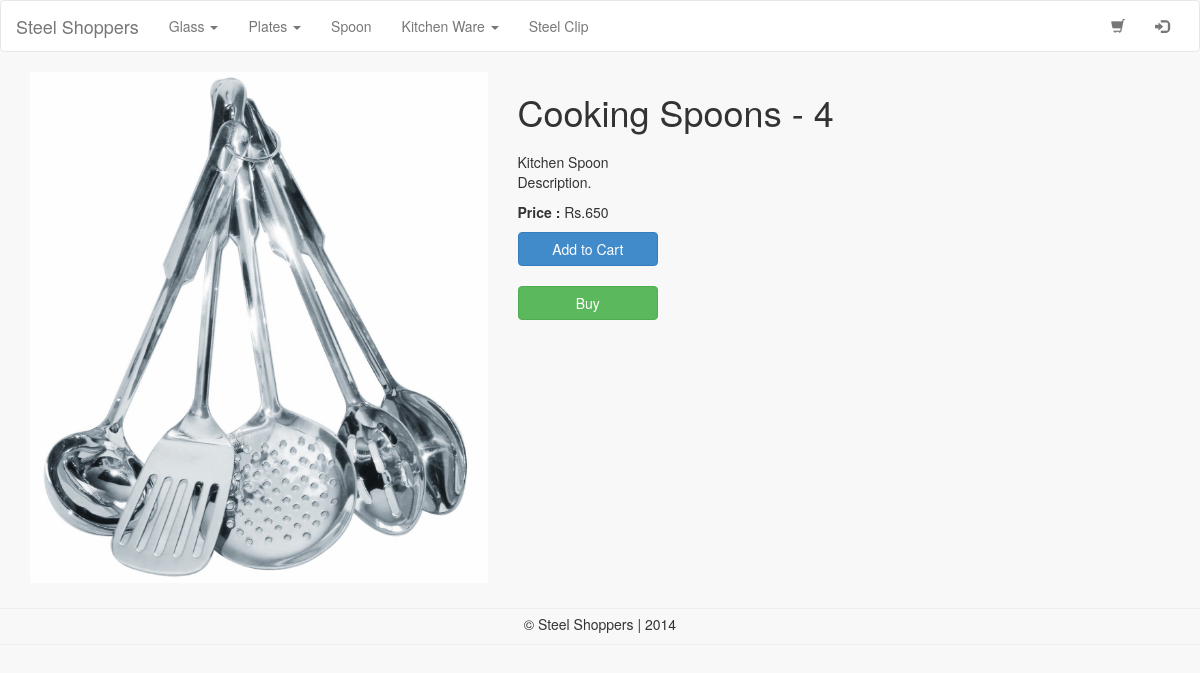
Page /item.php?id=1 on the committed database.
### tables this page shows
CREATE TABLE IF NOT EXISTS `ss_category` (
  `id` int(10) NOT NULL AUTO_INCREMENT,
  `category` varchar(200) NOT NULL,
  `description` varchar(500) NOT NULL,
  PRIMARY KEY (`id`)
);

CREATE TABLE IF NOT EXISTS `ss_item` (
  `id` int(50) NOT NULL AUTO_INCREMENT,
  `name` varchar(500) NOT NULL,
  `price` int(10) NOT NULL,
  `description` varchar(1000) DEFAULT NULL,
  `category` varchar(200) NOT NULL,
  `seller_id` int(10) DEFAULT NULL,
  `image` varchar(250) NOT NULL,
  PRIMARY KEY (`id`)
);

### classes/DB.php (called while the page is built, shortened)
<?php
class DB {
    private static $_instance = null;
    private $_pdo,
            $_query,
            $_error = false,
            $_results,
            $_count = 0;
    private function __construct() {
        try {
            $this->_pdo = new PDO('mysql:host=' . Config::get('mysql/host') . ';dbname=' . Config::get('mysql/db'), Config::get('mysql/username'), Config::get('mysql/password'));
        } catch(PDOException $e) {
            die($e->getMessage());
        }
    }
    public static function getInstance() {
        if(!isset(self::$_instance)) {
            self::$_instance = new DB();
        }
        return self::$_instance;
    }
    public function query($sql, $params = array()) {
        $this->_error = false;
        if($this->_query = $this->_pdo->prepare($sql)) {
            $x = 1;
            if(count($params)) {
                foreach($params as $param) {
                    $this->_query->bindValue($x, $param);
                    $x++;
                }
            }
            if($this->_query->execute()) {
                $this->_results = $this->_query->fetchAll(PDO::FETCH_OBJ);
                $this->_count = $this->_query->rowCount();
            } else {
                $this->_error = true;
            }
        }
        return $this;
    }
    public function action($action, $table, $where = array(), $limit = 30) {
        if(count($where) === 3) {
            $operators = array('=', '>', '<', '>=', '<=');
            $field = $where[0];
            $operator = $where[1];
            $value = $where[2];
            if(in_array($operator, $operators)) {
                $sql = "{$action} FROM {$table} WHERE {$field} {$operator} ? LIMIT {$limit}";
                if(!$this->query($sql, array($value))->error()) {
                    return $this;
                }
            }
        }
        return false;
    }
    public function get($table, $where) {
        return $this->action('SELECT *', $table, $where);
    }
    public function results() {
        return $this->_results;
    }
    public function error() {
        return $this->_error;
    }
    public function count() {
        return $this->_count;
    }
}

### classes/Category.php (called while the page is built, shortened)
<?php
class Category {
    private $_db,
            $_subCategory,
            $_category;
    public function __construct() {
        $this->_db = DB::getInstance();
        $this->_category = $this->_db->action("SELECT *", "ss_category", array('1', '=', '1'));
    }
    public function exist() {
        return (!empty($this->_category)) ? true : false;
    }
    public function get() {
        return $this->_category;
    }
    public function rows() {
        return $this->_category->count();
    }
}

### classes/Config.php (called while the page is built)
<?php
class Config {
    public static function get($path = null) {
        if($path) {
            $config = $GLOBALS['config'];
            $path = explode('/', $path);
            foreach($path as $bit) {
                if(isset($config[$bit])) {
                    $config = $config[$bit];
                }
            }
            return $config;
        }
        return false;
    }
}

### classes/User.php (called while the page is built, shortened)
<?php
class User {
    private $_db,
            $_data,
            $_sessionName,
            $_cookieName,
            $_isLoggedIn;
    public function __construct($user = null) {
        $this->_sessionName = Config::get('session/session_name');
    }
    public function isLoggedIn() {
        return $this->_isLoggedIn;
    }
}

### classes/Session.php (called while the page is built, shortened)
<?php
class Session {
    public static function exists($name) {
        return (isset($_SESSION[$name])) ? true : false ;
    }
}

### classes/Input.php (called while the page is built, shortened)
<?php
class Input {
    public static function exists($type = 'post') {
        switch($type) {
            case 'post':
                return (!empty($_POST)) ? true : false ;
                break;
            case 'get';
                return (!empty($_GET)) ? true : false ;
                break;
        }
    }
    public static function get($item) {
        if(isset($_POST[$item])) {
            return $_POST[$item];
        } elseif (isset($_GET[$item])) {
            return $_GET[$item];
        }
        return '';
    }
}

### item.php (the view, shortened to what this page needs)
<?php
require_once 'header.php';
$db = DB::getInstance();
if(Input::exists('get')) {
    $id = Input::get('id');
    $result = $db->get('ss_item', array('id', '=', $id));
    $item = $result->results();
    ?>
    <div class="container">
        <div class="row">
            <div class="col-sm-12 col-md-3 col-lg-5">
                <img src="product-images/<?=$item[0]->image ?>" width="100%">
            </div>
            <div class="col-sm-12 col-md-8 col-lg-7">
                <h1><?=$item[0]->name ?></h1>
                <div class="row">
                    <div class="col-sm-3">
                        <p><?=$item[0]->description ?></p>
                        <p><b>Price : </b>Rs.<?=$item[0]->price ?></p>
                        <div class="btn-buy">
                            <form action="cart.php" method="post">
                                <button type="submit" class="btn btn-primary btn-block">Add to Cart</button>
                            </form>
                            <br>
                            <form action="#" method="post">
                                <button class="btn btn-success btn-block">Buy</button>
                            </form>
                        </div>
                    </div>
                </div>
            </div>
        </div>
    </div>
<?php
}
require_once 'footer.php';

### header.php (shortened to what this page needs)
<?php
$user = new User();
?>
<!DOCTYPE html>
<html>
<head>
    <link rel="stylesheet" href="css/bootstrap.min.css">
    <link rel="stylesheet" href="css/style.css">
    <link rel="stylesheet" type="text/css" href="engine1/style.css" />
</head>
<body>
<nav class="navbar navbar-default" role="navigation">
    <div class="container-fluid">
        <div class="navbar-header">
            <a class="navbar-brand" href="index.php">Steel Shoppers</a>
        </div>
        <div class="collapse navbar-collapse" id="bs-example-navbar-collapse-1">
            <ul class="nav navbar-nav">
                <?php
                $category = new Category();
                if($category->exist()){
                    $data = $category->get()->results();
                    $count = $category->rows();
                    for($x = 0; $x<$count; $x++) {
                        $id = $data[$x]->id;
                        $subCategory = $category->subCategory($id)->results();
                        if(empty($subCategory)) {
                    ?>
                    <li>
                        <a href="category.php?category=<?php echo $data[$x]->category; ?>"><?php echo $data[$x]->category; ?></a>
                    </li>
                    <?php
                        } else {
                            ?>
                            <li class="dropdown">
                                <a href="category.php?category=<?php echo $data[$x]->category; ?>"  class="dropdown-toggle" data-toggle="dropdown"><?php echo $data[$x]->category; ?> <span class="caret"></span></a>
                            </li>
                            <?php
                        }
                    }
                }
                ?>
            </ul>
            <ul class="nav navbar-nav navbar-right">
                <li><a href="cart.php"><span class="glyphicon glyphicon-shopping-cart"><span class="badge" id="cart"></span></span></a></li>
                <li>
                    <?php
                    if($user->isLoggedIn()) {
                        echo '<a href="logout.php"><span class="glyphicon glyphicon-log-out"></span></a>';
                    } else {
                        echo '<a href="login.php"><span class="glyphicon glyphicon-log-in"></span></a>';
                    }
                    ?>
                </li>
            </ul>
        </div>
    </div>
</nav>

### css/style.css (style rules this page uses)
body { background-color: #f8f8f8; }
nav { background-color: #fff !important; }
.row { margin-bottom: 20px !important; }

### rows in the picture
ss_category: category "Glass"
ss_category: category "Plates"
ss_category: category "Spoon"
ss_category: category "Kitchen Ware"
ss_category: category "Steel Clip"
ss_item: image (picture), name "Cooking Spoons - 4", description "Kitchen Spoon Description.", price "650"
